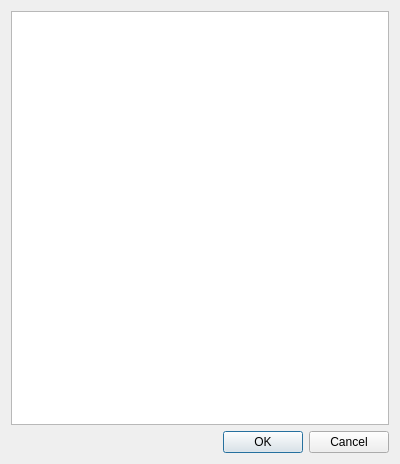
<?xml version="1.0" encoding="UTF-8"?>
<ui version="4.0">
 <class>DialogProcessSafety</class>
 <widget class="QDialog" name="DialogProcessSafety">
  <property name="geometry">
   <rect>
    <x>0</x>
    <y>0</y>
    <width>400</width>
    <height>464</height>
   </rect>
  </property>
  <property name="windowTitle">
   <string>Process Safety</string>
  </property>
  <layout class="QVBoxLayout" name="verticalLayout">
   <item>
    <widget class="QListView" name="listViewProcessSafety"/>
   </item>
   <item>
    <widget class="QDialogButtonBox" name="buttonBox">
     <property name="orientation">
      <enum>Qt::Horizontal</enum>
     </property>
     <property name="standardButtons">
      <set>QDialogButtonBox::Cancel|QDialogButtonBox::Ok</set>
     </property>
    </widget>
   </item>
  </layout>
 </widget>
 <resources/>
 <connections>
  <connection>
   <sender>buttonBox</sender>
   <signal>accepted()</signal>
   <receiver>DialogProcessSafety</receiver>
   <slot>accept()</slot>
   <hints>
    <hint type="sourcelabel">
     <x>248</x>
     <y>254</y>
    </hint>
    <hint type="destinationlabel">
     <x>157</x>
     <y>274</y>
    </hint>
   </hints>
  </connection>
  <connection>
   <sender>buttonBox</sender>
   <signal>rejected()</signal>
   <receiver>DialogProcessSafety</receiver>
   <slot>reject()</slot>
   <hints>
    <hint type="sourcelabel">
     <x>316</x>
     <y>260</y>
    </hint>
    <hint type="destinationlabel">
     <x>286</x>
     <y>274</y>
    </hint>
   </hints>
  </connection>
 </connections>
</ui>
